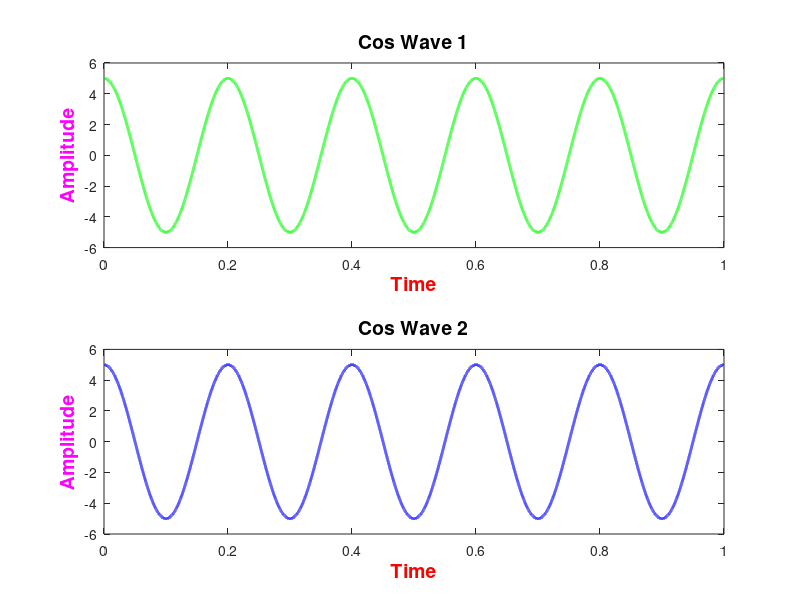

Recreate this plot in MATLAB. (Note: this script raises an error after producing the figure.)
clc
clear all
close all
Fs = 10e4; %sampling frequency
dt = 1/Fs;
a1 = input('Enter the amplitude of 1st cos wave: ');
f1 = input('Enter the frequency of 1st cos wave: ');
c1 = input('Enter the cycle of 1st cos wave: ');
T1 = c1*(1/f1);
t1 = (0:dt:T1)';
y1 = a1*cos(2*pi*f1*t1); % 1st cos wave
subplot(2,1,1)
plot(t1,y1,'g','linewidth',2)
xlabel('Time','color','r','fontweight','bold','fontsize',14);
ylabel('Amplitude','color','m','fontweight','bold','fontsize',14);
title('Cos Wave 1','fontweight','bold','fontsize',14);
a2 = input('Enter the amplitude of 2nd cos wave: ');
f2 = input('Enter the frequency of 2nd cos wave: ');
c2 = input('Enter the cycle of 2nd cos wave: ');
T2 = c2*(1/f2);
t2 = (0:dt:T2)';
y2 = a2*cos(2*pi*f2*t2); %2nd cos wave
subplot(2,1,2)
plot(t2,y2,'b','linewidth',2)
xlabel('Time','color','r','fontweight','bold','fontsize',14);
ylabel('Amplitude','color','m','fontweight','bold','fontsize',14);
title('Cos Wave 2','fontweight','bold','fontsize',14);

diff = length(t1)-length(t2);
t_new2 = [t2;zeros(diff,1)];
y_new2 = [y2;zeros(diff,1)];
matrix = [t1 t_new2 y1 y_new2];
row = input('Enter any number of row of the Matrix: ');
x = matrix(row,:);
fprintf('%5.5f     ',x);
fprintf('\n'); 
col = input('Enter any number of column of the Matrix: ');
c = matrix(:,col);
figure()
plot(t1,c);


